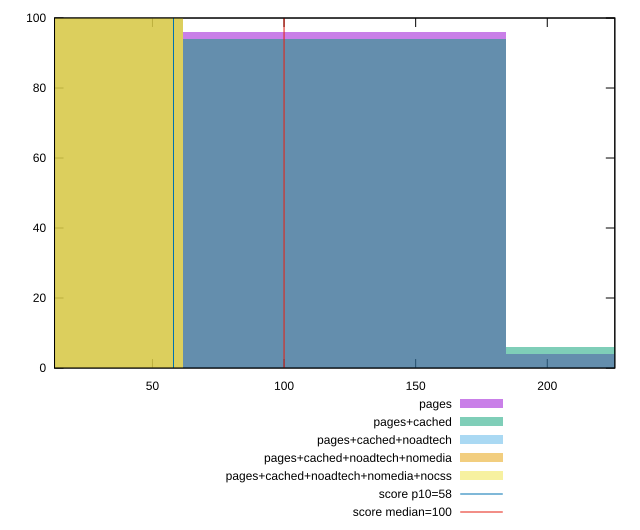

gnuplot code for this plot:
reset

$pages <<EOF
122.96721390037726 96
245.93442780075452 4
EOF

$pagesCached <<EOF
245.93442780075452 6
122.96721390037726 94
EOF

$pagesCachedNoadtech <<EOF
0 100
EOF

$pagesCachedNoadtechNomedia <<EOF
0 100
EOF

$pagesCachedNoadtechNomediaNocss <<EOF
0 100
EOF

set key outside below
set boxwidth 122.96721390037726
set xrange [12.8:225.66666666666669]
set yrange [0:100]
set trange [0:100]
set style fill transparent solid 0.5 noborder

set parametric
set terminal svg size 640, 530 enhanced background rgb 'white'
set output "report_00021_2021-02-20T09:16:39.615Z/estimated-input-latency/comparison/histogram/all_raw.svg"

plot $pages title "pages" with boxes, \
     $pagesCached title "pages+cached" with boxes, \
     $pagesCachedNoadtech title "pages+cached+noadtech" with boxes, \
     $pagesCachedNoadtechNomedia title "pages+cached+noadtech+nomedia" with boxes, \
     $pagesCachedNoadtechNomediaNocss title "pages+cached+noadtech+nomedia+nocss" with boxes, \
     58,t title "score p10=58", \
     100,t title "score median=100"

reset
